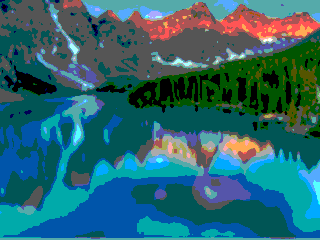
#> input picture images/bg1.png, 320 x 240 px
$ python image2hex.py ../images/bg1.png
#> lines starting #> are read from the running program, lines starting #| are printed output that depends on the picture
#!/usr/bin/env python3
"""Resize a photo and export matching normal / Floyd-Steinberg RGB222 images."""
import argparse
from pathlib import Path
from PIL import Image, ImageOps

ROOT = Path(__file__).resolve().parents[1]

def convert(source):
    with Image.open(source) as opened:
#> opened is the input picture: PIL image 320x240 RGB; mean R, G, B 42.1, 102, 111.1
        photo = ImageOps.fit(ImageOps.exif_transpose(opened).convert('RGB'),
                             (320, 240), method=Image.Resampling.LANCZOS)
    original = list(photo.getdata())
#> original = 76800 items
    normal = [tuple(min(3, int(v / 85 + 0.5)) for v in pixel) for pixel in original]
#> normal = 76800 items
    work = [list(map(float, p)) for p in original]
#> work = 76800 items
    dithered = []
    for y in range(240):
        for x in range(320):
            i = y * 320 + x
            quant = tuple(min(3, max(0, int(v / 85 + 0.5))) for v in work[i])
            dithered.append(quant)
            for c in range(3):
                error = work[i][c] - quant[c] * 85
                for dx, dy, weight in ((1, 0, 7/16), (-1, 1, 3/16),
                                       (0, 1, 5/16), (1, 1, 1/16)):
                    nx, ny = x + dx, y + dy
                    if 0 <= nx < 320 and ny < 240:
                        work[ny * 320 + nx][c] += error * weight
#> after the loop, dithered = 76800 items
    (ROOT / 'data').mkdir(exist_ok=True)
    (ROOT / 'images').mkdir(exist_ok=True)
    previews = []
    for name, pixels in (('bg1', normal), ('bg1_dithering', dithered)):
        (ROOT / 'data' / (name + '.mem')).write_text(''.join(
            f'{(r << 4) | (g << 2) | b:02x}\n' for r, g, b in pixels))
        preview = Image.new('RGB', (320, 240))
        preview.putdata([tuple(v * 85 for v in p) for p in pixels])
        preview.save(ROOT / 'images' / (name + '.png'))
        previews.append(preview)
#> this loop made 2 passes
#> name on passes 1 to 2: 'bg1', 'bg1_dithering'
#> after the loop, previews = 2 items
    comparison = previews[0].copy()
    comparison.paste(previews[1].crop((0, 0, 160, 240)), (0, 0))
    for y in range(240):
        comparison.putpixel((159, y), (255, 255, 255))
        comparison.putpixel((160, y), (255, 255, 255))
    comparison.resize((640, 480), Image.Resampling.NEAREST).save(ROOT / 'images' / 'divider-preview.png')
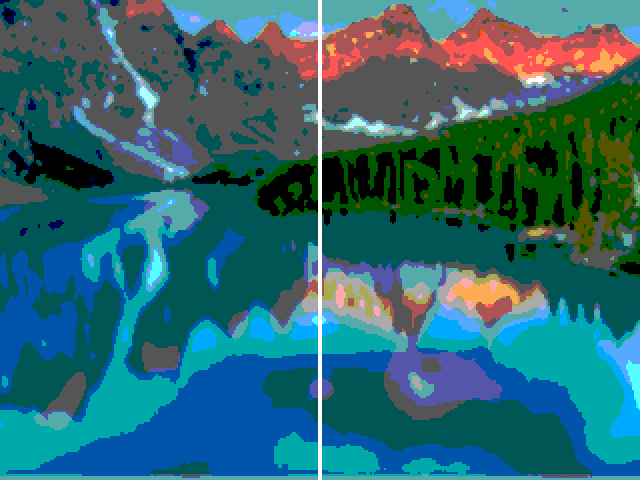
#> saved as divider-preview.png: PIL image 640x480 RGB; mean R, G, B 43.3, 102.9, 111.9
    print('Generated two 76,800-pixel RGB222 memory files and previews.')

if __name__ == '__main__':
    parser = argparse.ArgumentParser(description=__doc__)
    parser.add_argument('image', type=Path)
    convert(parser.parse_args().image)

$ run again, with images/starter-photo.png copied over images/bg1.png
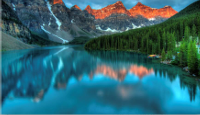
#> input picture images/starter-photo.png, 200 x 115 px
#> in convert, opened is the input picture: PIL image 200x115 RGB; mean R, G, B 47.5, 101.3, 110.5
#> in convert, `photo = ImageOps.fit(ImageOps.exif_transpose(opened).convert('RGB'), (..`:
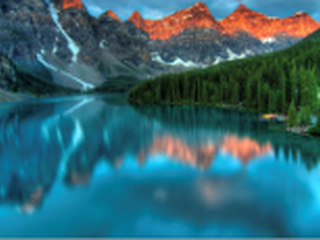
#> photo: PIL image 320x240 RGB; mean R, G, B 50.8, 102, 113
#> original = 76800 items
#> the loop in convert, `for name, pixels in (('bg1', normal), ('bg1_dithering', dithered)):` made 2 passes
#> name on passes 1 to 2: 'bg1', 'bg1_dithering'
#> after the loop in convert, `for name, pixels in (('bg1', normal), ('bg1_dithering', dithered)):`: previews = 2 items
#> in convert, `comparison.resize((640, 480), Image.Resampling.NEAREST).save(ROOT / 'i..`:
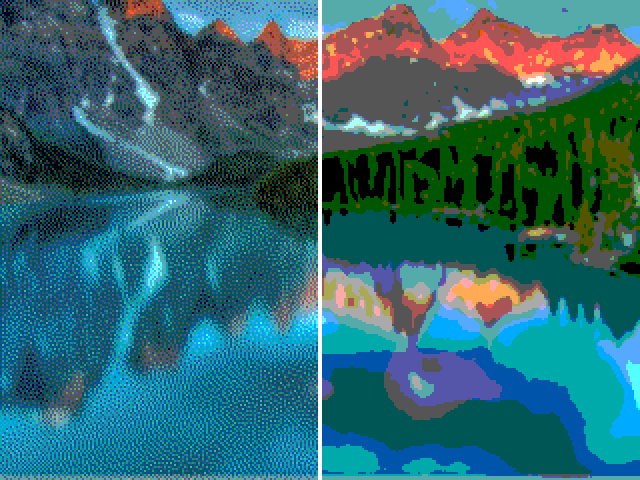
#> saved as divider-preview.png: PIL image 640x480 RGB; mean R, G, B 47.2, 103.6, 111.8
